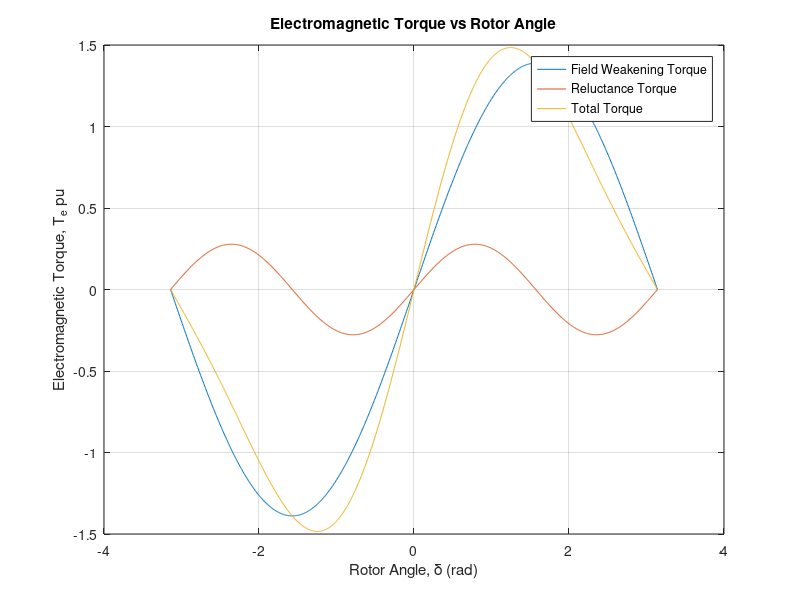

Write MATLAB code to recreate this figure.
%% Clear Close section
clc; clear; close;

% Setup variables
Ld=0.9;Lq=0.6;E0=1.25;V0=1;we=1;
% Setup range to calc over
delta=linspace(-pi,pi,1000);
% Calculate torque
Te_field=E0*V0./(we*Ld).*sin(delta);
Te_rel=V0^2*(Ld-Lq)./(2*we*Ld*Lq).*sin(2*delta);
Te=Te_field+Te_rel;
Te_field_max=max(Te_field);
Te_rel_max=max(Te_rel);
% plot
figure;
plot(delta,Te_field,delta,Te_rel,delta,Te);

% Label the axes
xlabel('Rotor Angle, \delta (rad)');
ylabel('Electromagnetic Torque, T_e pu');
legend('Field Weakening Torque','Reluctance Torque','Total Torque','Location','Best');
title('Electromagnetic Torque vs Rotor Angle');
grid on;

% Output the max torques
fprintf('Maximum Field Weakening Torque: %.4f pu\n', Te_field_max);
fprintf('Maximum Reluctance Torque: %.4f pu\n', Te_rel_max);
fprintf('Maximum Total Torque: %.4f pu\n', max(Te));
